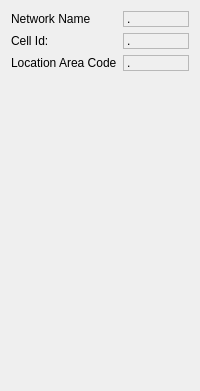
     <widget class="QWidget" name="sysnetworktab_2">
      <attribute name="title">
       <string>Network2</string>
      </attribute>
      <layout class="QGridLayout" name="gridLayout_21">
       <item row="0" column="0">
        <layout class="QHBoxLayout" name="horizontalLayout_41">
         <item>
          <widget class="QLabel" name="label_46">
           <property name="sizePolicy">
            <sizepolicy hsizetype="Minimum" vsizetype="Fixed">
             <horstretch>0</horstretch>
             <verstretch>0</verstretch>
            </sizepolicy>
           </property>
           <property name="text">
            <string>Network Name</string>
           </property>
          </widget>
         </item>
        </layout>
       </item>
       <item row="1" column="0">
        <layout class="QHBoxLayout" name="horizontalLayout_42">
         <item>
          <widget class="QLabel" name="label_47">
           <property name="sizePolicy">
            <sizepolicy hsizetype="Minimum" vsizetype="Fixed">
             <horstretch>0</horstretch>
             <verstretch>0</verstretch>
            </sizepolicy>
           </property>
           <property name="text">
            <string>Cell Id:</string>
           </property>
          </widget>
         </item>
        </layout>
       </item>
       <item row="2" column="0">
        <layout class="QHBoxLayout" name="horizontalLayout_43">
         <item>
          <widget class="QLabel" name="label_48">
           <property name="sizePolicy">
            <sizepolicy hsizetype="Minimum" vsizetype="Fixed">
             <horstretch>0</horstretch>
             <verstretch>0</verstretch>
            </sizepolicy>
           </property>
           <property name="text">
            <string>Location Area Code</string>
           </property>
          </widget>
         </item>
        </layout>
       </item>
       <item row="3" column="0">
        <spacer name="verticalSpacer_18">
         <property name="orientation">
          <enum>Qt::Vertical</enum>
         </property>
         <property name="sizeHint" stdset="0">
          <size>
           <width>20</width>
           <height>309</height>
          </size>
         </property>
        </spacer>
       </item>
       <item row="1" column="1">
        <widget class="QLabel" name="cellIdLabel">
         <property name="sizePolicy">
          <sizepolicy hsizetype="Expanding" vsizetype="Fixed">
           <horstretch>0</horstretch>
           <verstretch>0</verstretch>
          </sizepolicy>
         </property>
         <property name="frameShape">
          <enum>QFrame::StyledPanel</enum>
         </property>
         <property name="frameShadow">
          <enum>QFrame::Sunken</enum>
         </property>
         <property name="text">
          <string>.</string>
         </property>
        </widget>
       </item>
       <item row="0" column="1">
        <widget class="QLabel" name="operatorNameLabel">
         <property name="sizePolicy">
          <sizepolicy hsizetype="Expanding" vsizetype="Fixed">
           <horstretch>0</horstretch>
           <verstretch>0</verstretch>
          </sizepolicy>
         </property>
         <property name="frameShape">
          <enum>QFrame::StyledPanel</enum>
         </property>
         <property name="frameShadow">
          <enum>QFrame::Sunken</enum>
         </property>
         <property name="text">
          <string>.</string>
         </property>
        </widget>
       </item>
       <item row="2" column="1">
        <widget class="QLabel" name="locationAreaCodeLabel">
         <property name="sizePolicy">
          <sizepolicy hsizetype="Expanding" vsizetype="Fixed">
           <horstretch>0</horstretch>
           <verstretch>0</verstretch>
          </sizepolicy>
         </property>
         <property name="frameShape">
          <enum>QFrame::StyledPanel</enum>
         </property>
         <property name="frameShadow">
          <enum>QFrame::Sunken</enum>
         </property>
         <property name="text">
          <string>.</string>
         </property>
        </widget>
       </item>
      </layout>
     </widget>
